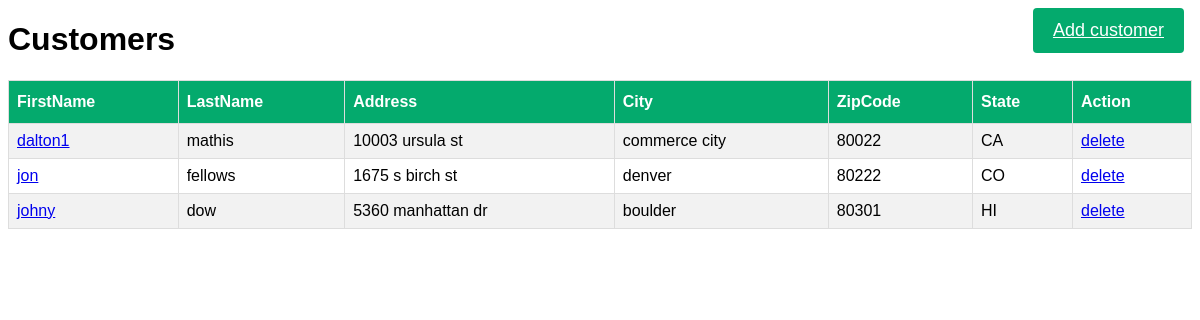
The app's page /customers/, older data.
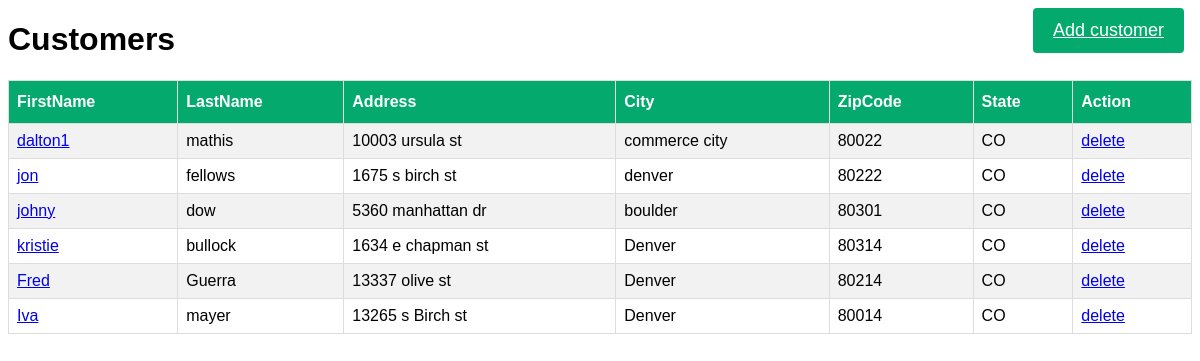
The same page, newer data.
### customers/models.py (models this page shows)
class Customer(models.Model):
  firstname = models.CharField(max_length=255)
  lastname  = models.CharField(max_length=255)
  address   = models.CharField(max_length=255)
  city      = models.CharField(max_length=255)
  zipcode   = models.IntegerField()
  state     = models.CharField(max_length=255)

### customers/views.py (the view)
# urls.py: path('customers/', views.customers, name='customers'),
def customers(request):
    mycustomers= Customer.objects.all().values()
    template = loader.get_template('index.html')
    context = {
      'mycustomers': mycustomers,
    }
    return HttpResponse(template.render(context, request))

### customers/templates/index.html
{% load static %}
<!DOCTYPE html>
<html>
<head>
<link rel="stylesheet" href="{% static 'testapp.css' %}"/>
</head>
<body>
<p>
<a id=addcustomer href="add/">Add customer</a>
</p>
<h1>Customers</h1>
<table id="customers">
<tr>
    <th>FirstName</th>
    <th>LastName</th>
    <th>Address</th>
    <th>City</th>
    <th>ZipCode</th>
    <th>State</th>
    <th>Action</th>
</tr>
{% for x in mycustomers %}
<tr>
<td><a href="update/{{ x.id }}">{{ x.firstname }}</a></td>
<td>{{ x.lastname }}</td>
<td>{{ x.address }}</td>
<td>{{ x.city }}</td>
<td>{{ x.zipcode }}</td>
<td>{{ x.state }}</td>
<td><a href="delete/{{ x.id }}">delete</a></td>
</tr>
{% endfor %}
</table>
</body>
</html>

Row changes from the older to the newer data that the page shows:
changed Customer "dalton1": state "CA" → "CO"
changed Customer "johny": state "HI" → "CO"
added Customer: firstname "kristie", lastname "bullock", address "1634 e chapman st", city "Denver", zipcode "80314", state "CO"
added Customer: firstname "Fred", lastname "Guerra", address "13337 olive st", city "Denver", zipcode "80214", state "CO"
added Customer: firstname "Iva", lastname "mayer", address "13265 s Birch st", city "Denver", zipcode "80014", state "CO"
